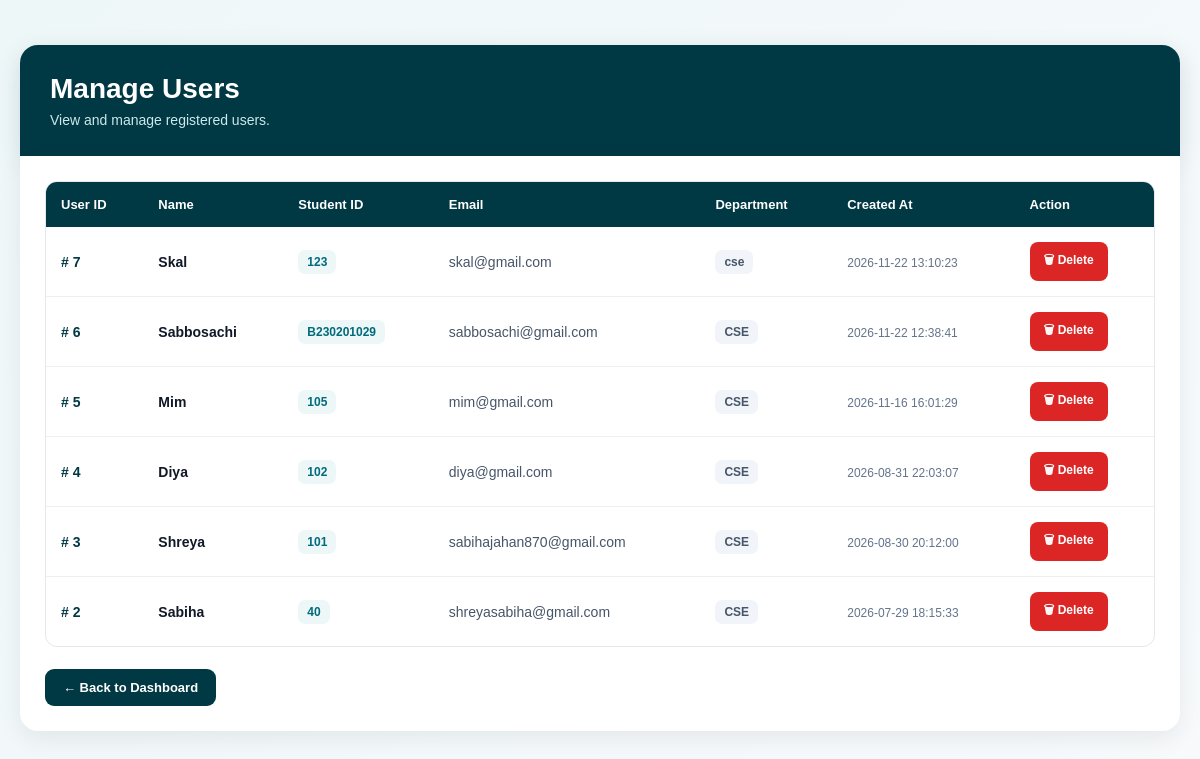
The page /manage-users.php (signed in) on the database as committed earlier.
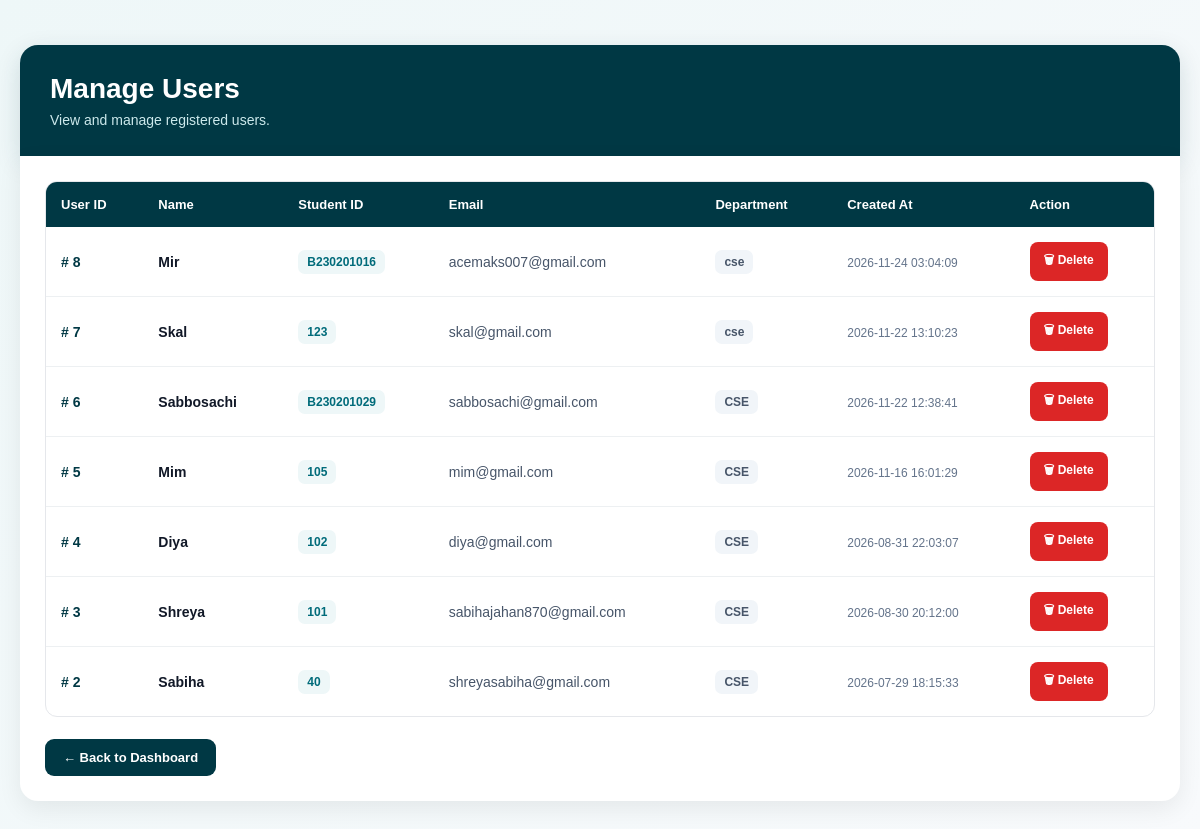
The same page on the database as committed later.
### tables this page shows
CREATE TABLE users (
    user_id INTEGER PRIMARY KEY AUTOINCREMENT,
    full_name VARCHAR(100) NOT NULL,
    student_id VARCHAR(30) UNIQUE NOT NULL,
    email VARCHAR(100) UNIQUE NOT NULL,
    department VARCHAR(50) NOT NULL,
    password VARCHAR(255) NOT NULL,
    role VARCHAR(20) DEFAULT 'user',
    created_at DATETIME DEFAULT CURRENT_TIMESTAMP
);

### db.php (called while the page is built, shortened)
<?php
function isLocalRequest(): bool
{
    $host = strtolower($_SERVER['HTTP_HOST'] ?? '');
    $host = explode(':', $host)[0];
    return in_array($host, ['localhost', '127.0.0.1', '::1'], true);
}
class PdoAdapterResult
{
    private array $rows;
    private int $cursor = 0;
    public int $num_rows = 0;
    public function __construct(array $rows)
    {
        $this->rows = $rows;
        $this->num_rows = count($rows);
    }
    public function fetch_assoc(): ?array
    {
        if ($this->cursor < $this->num_rows) {
            return $this->rows[$this->cursor++];
        }
        return null;
    }
}
class PdoAdapterConnection
{
    private PDO $pdo;
    public function __construct(PDO $pdo)
    {
        $this->pdo = $pdo;
    }
    private function sanitizeSql(string $sql): string
    {
        return str_replace('`', '', $sql);
    }
    public function query(string $sql): PdoAdapterResult|bool
    {
        try {
            $cleanSql = $this->sanitizeSql($sql);
            $stmt = $this->pdo->query($cleanSql);
            if ($stmt && $stmt->columnCount() > 0) {
                return new PdoAdapterResult($stmt->fetchAll(PDO::FETCH_ASSOC));
            }
            return true;
        } catch (PDOException $e) {
            $this->error = $e->getMessage();
            error_log("PDO query error: " . $e->getMessage());
            return false;
        }
    }
}
$dbConfig = require __DIR__ . '/config.php';
$driver = getenv('DB_DRIVER') ?: ($dbConfig['driver'] ?? 'auto');
$sqliteFile = $dbConfig['sqlite']['path'] ?? (__DIR__ . '/campus_lost_found.db');
if ($driver === 'auto') {
    $driver = (!isLocalRequest() || !file_exists($sqliteFile)) ? 'supabase' : 'sqlite';
}
if ($driver === 'sqlite') {
    try {
        $pdo = new PDO("sqlite:" . $sqliteFile, null, null, [
            PDO::ATTR_ERRMODE => PDO::ERRMODE_EXCEPTION,
            PDO::ATTR_DEFAULT_FETCH_MODE => PDO::FETCH_ASSOC,
        ]);
        $conn = new PdoAdapterConnection($pdo);
    } catch (PDOException $e) {
        error_log("SQLite connection failed: " . $e->getMessage() . " - falling back to Supabase");
        $driver = 'supabase';
    }
}

### manage-users.php (the view, shortened to what this page needs)
<?php
include "db.php";
$sql = "
    SELECT
        user_id,
        full_name,
        student_id,
        email,
        department,
        created_at
    FROM users
    ORDER BY user_id DESC
";
$result = $conn->query($sql);
?>
<!DOCTYPE html>
<html lang="en">
<head>
    <link
        rel="stylesheet"
        href="css/style.css"
    >
</head>
<body>
<div class="page-container">
    <div class="page-header">
        <h1>
            Manage Users
        </h1>
        <p>
            View and manage registered users.
        </p>
    </div>
    <div class="content-card">
        <div class="table-wrapper">
            <table>
                <thead>
                    <tr>
                        <th>
                            User ID
                        </th>
                        <th>
                            Name
                        </th>
                        <th>
                            Student ID
                        </th>
                        <th>
                            Email
                        </th>
                        <th>
                            Department
                        </th>
                        <th>
                            Created At
                        </th>
                        <th>
                            Action
                        </th>
                    </tr>
                </thead>
                <tbody>
                    <?php if (
                        $result &&
                        $result->num_rows > 0
                    ): ?>
                        <?php while (
                            $user =
                            $result->fetch_assoc()
                        ): ?>
                            <tr>
                                <td>
                                    <span class="user-id">
                                        #
                                        <?php
                                        echo (int)
                                            $user['user_id'];
                                        ?>
                                    </span>
                                </td>
                                <td>
                                    <span class="user-name">
                                        <?php
                                        echo htmlspecialchars(
                                            $user['full_name']
                                        );
                                        ?>
                                    </span>
                                </td>
                                <td>
                                    <span class="student-id">
                                        <?php
                                        echo htmlspecialchars(
                                            $user['student_id']
                                        );
                                        ?>
                                    </span>
                                </td>
                                <td>
                                    <span class="email">
                                        <?php
                                        echo htmlspecialchars(
                                            $user['email']
                                        );
                                        ?>
                                    </span>
                                </td>
                                <td>
                                    <span class="department">
                                        <?php
                                        echo htmlspecialchars(
                                            $user['department']
                                        );
                                        ?>
                                    </span>
                                </td>
                                <td>
                                    <span class="date">
                                        <?php
                                        echo htmlspecialchars(
                                            $user['created_at']
                                        );
                                        ?>
                                    </span>
                                </td>
                                <td>
                                    <a
                                        href="manage-users.php?delete_id=<?php echo (int) $user['user_id']; ?>"
                                        data-post="1"
                                        class="delete-btn"
                                        onclick="
                                            return confirm(
                                                'Are you sure you want to delete this user? The user notifications will also be deleted.'
                                            );
                                        "
                                    >
                                        🗑 Delete
                                    </a>
                                </td>
                            </tr>
                        <?php endwhile; ?>
                    <?php endif; ?>
                </tbody>
            </table>
        </div>
        <div class="bottom-actions">
            <a
                href="admin-dashboard.php"
                class="back-btn"
            >
                ← Back to Dashboard
            </a>
        </div>
    </div>
</div>
</body>
</html>

### css/style.css (style rules this page uses)
body { background: #f1f5f9; font-family: "Segoe UI", Arial, sans-serif; color: #1e293b; }

### manage-users.php (style rules this page uses)
* { box-sizing: border-box; }
body { margin: 0; min-height: 100vh; background: linear-gradient( 135deg, #eef7f8, #f8fafc ); font-family: Arial, Helvetica, sans-serif; color: #1f2937; }
.page-container { max-width: 1250px; margin: 45px auto; padding: 0 20px; }
.page-header { background: #003844; color: white; padding: 28px 30px; border-radius: 18px 18px 0 0; box-shadow: 0 8px 25px rgba(0, 56, 68, 0.15); }
.page-header h1 { margin: 0; font-size: 28px; font-weight: 800; }
.page-header p { margin: 7px 0 0; color: #cce9ec; font-size: 14px; }
.content-card { background: white; padding: 25px; border-radius: 0 0 18px 18px; box-shadow: 0 8px 25px rgba(0, 0, 0, 0.07); }
.table-wrapper { width: 100%; overflow-x: auto; border: 1px solid #e5e7eb; border-radius: 12px; }
table { width: 100%; min-width: 900px; border-collapse: collapse; }
thead { background: #003844; }
th { color: white; padding: 15px; text-align: left; font-size: 13px; font-weight: 700; white-space: nowrap; }
td { padding: 15px; border-bottom: 1px solid #edf0f2; font-size: 14px; vertical-align: middle; }
tbody tr { transition: background 0.2s ease; }
tbody tr:last-child td { border-bottom: none; }
.user-id { font-weight: 800; color: #003844; }
.user-name { font-weight: 700; color: #111827; }
.student-id { display: inline-block; background: #eef7f8; color: #006b7a; padding: 5px 9px; border-radius: 7px; font-size: 12px; font-weight: 700; }
.email { color: #475569; }
.department { display: inline-block; background: #f1f5f9; color: #475569; padding: 5px 9px; border-radius: 7px; font-size: 12px; font-weight: 600; }
.date { color: #64748b; font-size: 12px; }
.delete-btn { display: inline-flex; align-items: center; justify-content: center; gap: 6px; padding: 9px 14px; background: #dc2626; color: white; text-decoration: none; border-radius: 8px; font-size: 12px; font-weight: 700; transition: all 0.2s ease; }
.bottom-actions { margin-top: 22px; }
.back-btn { display: inline-flex; align-items: center; gap: 8px; padding: 11px 18px; background: #003844; color: white; text-decoration: none; border-radius: 9px; font-size: 13px; font-weight: 700; transition: all 0.2s ease; }

Rows that differ between the two databases and show on the page:
added users: user_id "8", full_name "Mir", student "B230201016", email "acemaks007@gmail.com", department "cse", created_at "2026-11-24 03:04:09"
